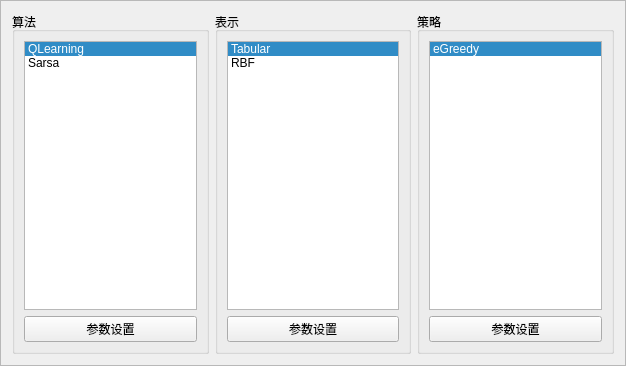
<?xml version="1.0" encoding="UTF-8"?>
<ui version="4.0">
 <class>Frame</class>
 <widget class="QFrame" name="Frame">
  <property name="geometry">
   <rect>
    <x>0</x>
    <y>0</y>
    <width>626</width>
    <height>366</height>
   </rect>
  </property>
  <property name="windowTitle">
   <string>Frame</string>
  </property>
  <property name="frameShape">
   <enum>QFrame::StyledPanel</enum>
  </property>
  <property name="frameShadow">
   <enum>QFrame::Raised</enum>
  </property>
  <layout class="QGridLayout" name="gridLayout">
   <item row="0" column="0">
    <widget class="QGroupBox" name="groupBox">
     <property name="title">
      <string>算法</string>
     </property>
     <layout class="QVBoxLayout" name="verticalLayout">
      <item>
       <widget class="QListWidget" name="lstAgent">
        <property name="toolTip">
         <string>&lt;html&gt;&lt;head/&gt;&lt;body&gt;&lt;p&gt;please select a algorithm to use&lt;/p&gt;&lt;/body&gt;&lt;/html&gt;</string>
        </property>
        <property name="currentRow">
         <number>0</number>
        </property>
        <item>
         <property name="text">
          <string>QLearning</string>
         </property>
        </item>
        <item>
         <property name="text">
          <string>Sarsa</string>
         </property>
        </item>
       </widget>
      </item>
      <item>
       <widget class="QPushButton" name="btnConfigAgent">
        <property name="text">
         <string>参数设置</string>
        </property>
       </widget>
      </item>
     </layout>
    </widget>
   </item>
   <item row="0" column="2">
    <widget class="QGroupBox" name="groupBox_3">
     <property name="title">
      <string>策略</string>
     </property>
     <layout class="QVBoxLayout" name="verticalLayout_3">
      <item>
       <widget class="QListWidget" name="lstPolicy">
        <property name="toolTip">
         <string>&lt;html&gt;&lt;head/&gt;&lt;body&gt;&lt;p&gt;please select a algorithm to use&lt;/p&gt;&lt;/body&gt;&lt;/html&gt;</string>
        </property>
        <property name="currentRow">
         <number>0</number>
        </property>
        <item>
         <property name="text">
          <string>eGreedy</string>
         </property>
        </item>
       </widget>
      </item>
      <item>
       <widget class="QPushButton" name="btnConfigPolicy">
        <property name="text">
         <string>参数设置</string>
        </property>
       </widget>
      </item>
     </layout>
    </widget>
   </item>
   <item row="0" column="1">
    <widget class="QGroupBox" name="groupBox_2">
     <property name="title">
      <string>表示</string>
     </property>
     <layout class="QVBoxLayout" name="verticalLayout_2">
      <item>
       <widget class="QListWidget" name="lstRepresentation">
        <property name="toolTip">
         <string>&lt;html&gt;&lt;head/&gt;&lt;body&gt;&lt;p&gt;please select a algorithm to use&lt;/p&gt;&lt;/body&gt;&lt;/html&gt;</string>
        </property>
        <property name="currentRow">
         <number>0</number>
        </property>
        <item>
         <property name="text">
          <string>Tabular</string>
         </property>
        </item>
        <item>
         <property name="text">
          <string>RBF</string>
         </property>
        </item>
       </widget>
      </item>
      <item>
       <widget class="QPushButton" name="btnConfigRepresentation">
        <property name="text">
         <string>参数设置</string>
        </property>
       </widget>
      </item>
     </layout>
    </widget>
   </item>
  </layout>
 </widget>
 <resources/>
 <connections/>
</ui>
